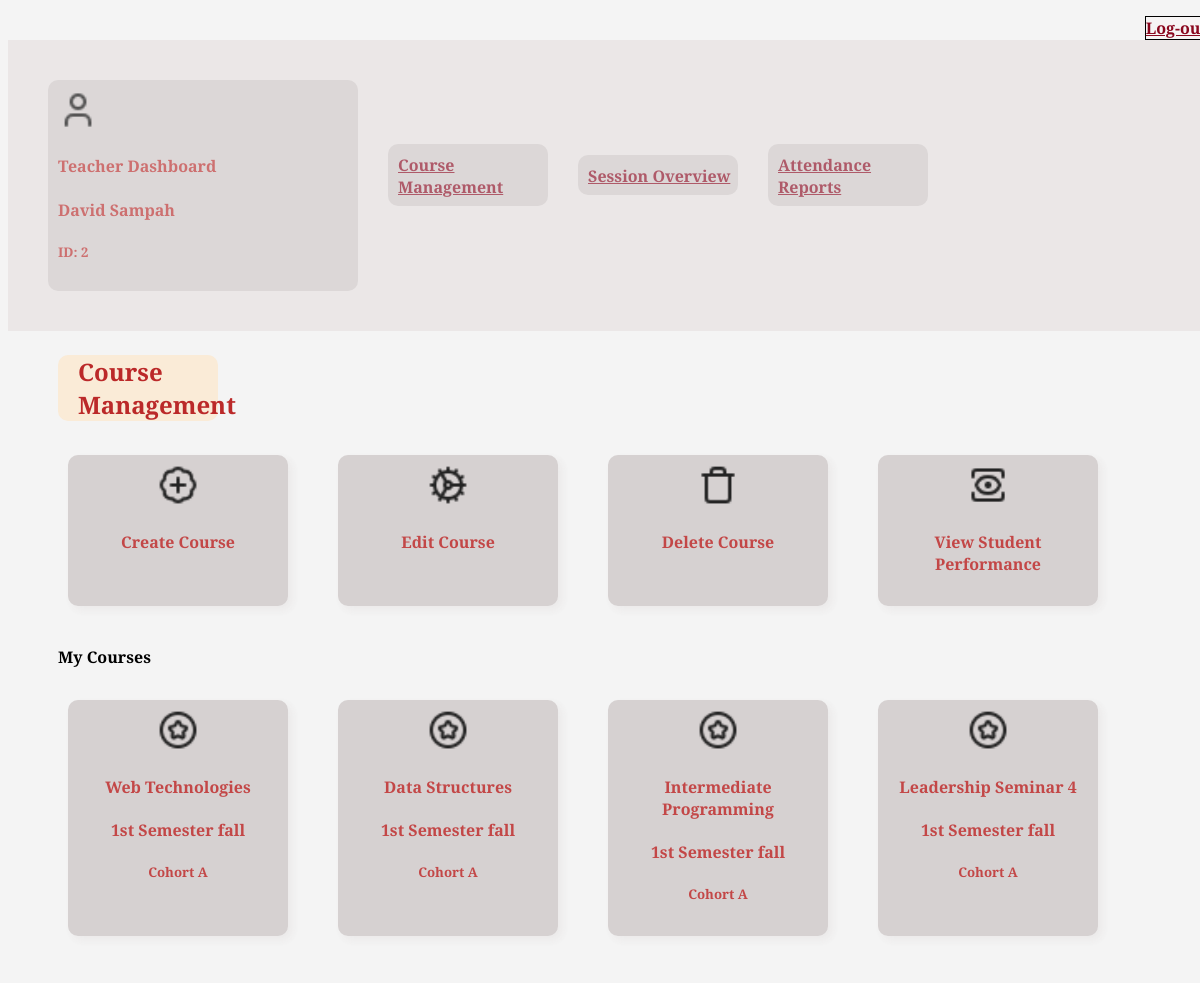
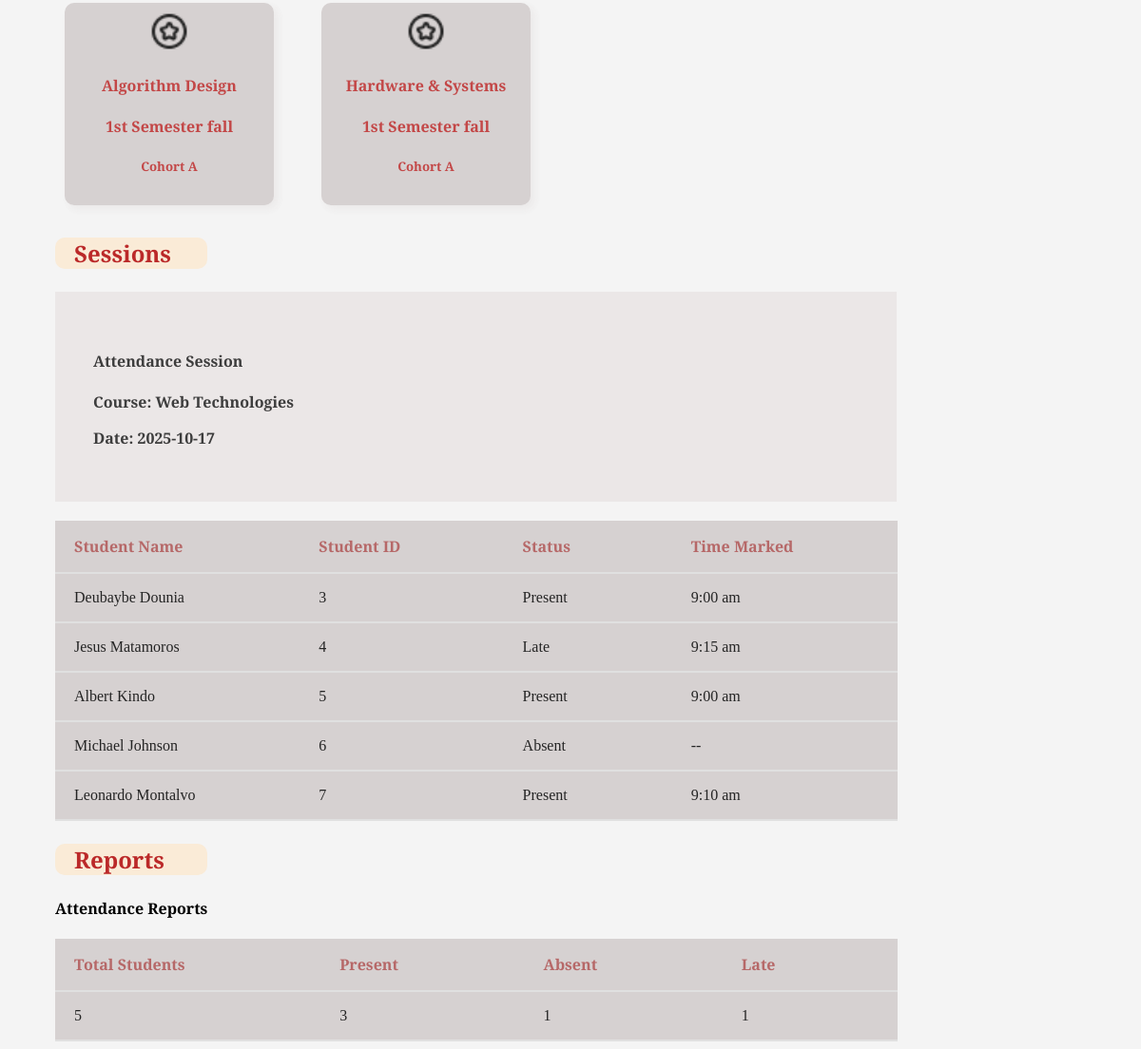
Page /php/teacher_dashboard.php (signed in) on the committed database (2 pictures, top to bottom).
### tables this page shows
CREATE TABLE IF NOT EXISTS courses (
    id INT PRIMARY KEY AUTO_INCREMENT,
    course_name VARCHAR(200) NOT NULL,
    semester VARCHAR(100) NOT NULL,
    cohort VARCHAR(50) NOT NULL,
    created_by INT,
    created_at TIMESTAMP DEFAULT CURRENT_TIMESTAMP,
    FOREIGN KEY (created_by) REFERENCES users(id)
);

CREATE TABLE IF NOT EXISTS sessions (
    id INT PRIMARY KEY AUTO_INCREMENT,
    course_id INT,
    session_date DATE NOT NULL,
    session_time TIME NOT NULL,
    hall VARCHAR(100),
    created_by INT,
    created_at TIMESTAMP DEFAULT CURRENT_TIMESTAMP,
    FOREIGN KEY (course_id) REFERENCES courses(id),
    FOREIGN KEY (created_by) REFERENCES users(id)
);

CREATE TABLE IF NOT EXISTS attendance (
    id INT PRIMARY KEY AUTO_INCREMENT,
    session_id INT,
    student_id INT,
    status ENUM('present', 'absent', 'late') NOT NULL,
    time_marked TIMESTAMP NULL,
    marked_by INT,
    FOREIGN KEY (session_id) REFERENCES sessions(id),
    FOREIGN KEY (student_id) REFERENCES users(id),
    FOREIGN KEY (marked_by) REFERENCES users(id),
    UNIQUE KEY unique_attendance (session_id, student_id)
);

CREATE TABLE IF NOT EXISTS users (
    id INT PRIMARY KEY AUTO_INCREMENT,
    first_name VARCHAR(100) NOT NULL,
    last_name VARCHAR(100) NOT NULL,
    email VARCHAR(150) UNIQUE NOT NULL,
    password_hash TEXT NOT NULL,
    role ENUM('student', 'teacher', 'fI') NOT NULL,
    created_at TIMESTAMP DEFAULT CURRENT_TIMESTAMP
);

### php/teacher_dashboard.php (the view, shortened to what this page needs)
<?php
include '../config/database.php';
$teacher_id = $_SESSION['user_id'];
$courses_query = "SELECT * FROM courses WHERE created_by = $teacher_id";
$courses_result = $connection->query($courses_query);
$session_query = "SELECT s.*, c.course_name
                 FROM sessions s
                 JOIN courses c ON s.course_id = c.id
                 WHERE s.created_by = $teacher_id
                 ORDER BY s.session_date DESC LIMIT 1";
$session_result = $connection->query($session_query);
$current_session = $session_result->fetch_assoc();
$attendance_data = [];
if ($current_session) {
    $session_id = $current_session['id'];
    $attendance_query = "SELECT a.*, u.first_name, u.last_name
                        FROM attendance a
                        JOIN users u ON a.student_id = u.id
                        WHERE a.session_id = $session_id";
    $attendance_result = $connection->query($attendance_query);
    while ($row = $attendance_result->fetch_assoc()) {
        $attendance_data[] = $row;
    }
}
$stats = ['total_students' => 0, 'present' => 0, 'absent' => 0, 'late' => 0];
if ($current_session) {
    $stats_query = "SELECT
        COUNT(DISTINCT student_id) as total_students,
        SUM(CASE WHEN status = 'present' THEN 1 ELSE 0 END) as present,
        SUM(CASE WHEN status = 'absent' THEN 1 ELSE 0 END) as absent,
        SUM(CASE WHEN status = 'late' THEN 1 ELSE 0 END) as late
        FROM attendance WHERE session_id = $session_id";
    $stats_result = $connection->query($stats_query);
    $stats = $stats_result->fetch_assoc();
}
?>
<!DOCTYPE html>
<html lang="en">
<head>
    <link rel="stylesheet" href="../css/teacher.css">
</head>
<body>
    <p><span style="float: right; border: 1px solid; z-index: 9999; position:relative; background-color: #f6f4f4;">
        <a href="logout.php">Log-out</a></span>
    </p>
    <div class="dashboard-container">
        <div class="user">
            <img src="../images/user.png" style="width:40px; height:40px;">
            <P><h4>Teacher Dashboard</h4></P>
            <p><h4><?php echo $_SESSION['user_name']; ?></h4></p>
            <p><h5>ID: <?php echo $_SESSION['user_id']; ?></h5></p>
        </div>
        <div class="navigation">
            <div class="nav">
                <a href="#courses">Course Management</a>
            </div>
            <div class="nav">
                <a href="#session">Session Overview</a>
            </div>
            <div class="nav">
                <a href="#report">Attendance Reports</a>
            </div>
        </div>
    </div>
    <div class="list" id="courses">
        <p><h3>Course Management</h3></p>
        <div class="cards">
            <div class="card" onclick="showCreateCourseForm()">
                <img src="../images/create.png" style="width:40px; height:40px;">
                <h4>Create Course</h4>
            </div>
            <div class="card" onclick="alert('Edit course - Coming soon')">
                <img src="../images/edit.png" style="width:40px; height:40px;">
                <h4>Edit Course</h4>
            </div>
            <div class="card" onclick="alert('Delete course - Coming soon')">
                <img src="../images/trash.png" style="width:40px; height:40px;">
                <h4>Delete Course</h4>
            </div>
            <div class="card" onclick="alert('View performance - Coming soon')">
                <img src="../images/view.png" style="width:40px; height:40px;">
                <h4>View Student Performance</h4>
            </div>
        </div>
        <div style="margin-top: 30px;">
            <h4>My Courses</h4>
            <div class="cards">
                <?php if ($courses_result->num_rows > 0): ?>
                    <?php while($course = $courses_result->fetch_assoc()): ?>
                    <div class="card">
                        <img src="../images/icon1.png" style="width:40px; height:40px;">
                        <h4><?php echo $course['course_name']; ?></h4>
                        <p><h4><?php echo $course['semester']; ?></h4></p>
                        <p><h5><?php echo $course['cohort']; ?></h5></p>
                    </div>
                    <?php endwhile; ?>
                <?php else: ?>
                    <p>No courses found. Create your first course!</p>
                <?php endif; ?>
            </div>
        </div>
    </div>
    <div class="list" id="session">
        <p><h3>Sessions</h3></p>
        <?php if ($current_session): ?>
        <div class="session">
            <h4>Attendance Session</h4>
            <p>Course: <?php echo $current_session['course_name']; ?></p>
            <p>Date: <?php echo $current_session['session_date']; ?></p>
        </div>
        <div>
            <table>
                <tr>
                    <th style="color: rgb(172, 80, 80);">Student Name</th>
                    <th style="color: rgb(172, 80, 80);">Student ID</th>
                    <th style="color: rgb(172, 80, 80);">Status</th>
                    <th style="color: rgb(172, 80, 80);">Time Marked</th>
                </tr>
                <?php foreach($attendance_data as $attendance): ?>
                <tr>
                    <td><?php echo $attendance['first_name'] . ' ' . $attendance['last_name']; ?></td>
                    <td><?php echo $attendance['student_id']; ?></td>
                    <td><?php echo ucfirst($attendance['status']); ?></td>
                    <td><?php echo $attendance['time_marked'] ? date('g:i a', strtotime($attendance['time_marked'])) : '--'; ?></td>
                </tr>
                <?php endforeach; ?>
            </table>
        </div>
        <?php else: ?>
        <p>No sessions found.</p>
        <?php endif; ?>
    </div>
    <div class="list" id="report">
        <p><h3>Reports</h3></p>
        <div>
            <p><h4>Attendance Reports</h4></p>
            <table>
                <tr>
                    <th style="color: rgb(172, 80, 80);">Total Students</th>
                    <th style="color: rgb(172, 80, 80);">Present</th>
                    <th style="color: rgb(172, 80, 80);">Absent</th>
                    <th style="color: rgb(172, 80, 80);">Late</th>
                </tr>
                <tr>
                    <td><?php echo $stats['total_students']; ?></td>
                    <td><?php echo $stats['present']; ?></td>
                    <td><?php echo $stats['absent']; ?></td>
                    <td><?php echo $stats['late']; ?></td>
                </tr>
            </table>
        </div>
    </div>
</body>
</html>

### css/teacher.css (style rules this page uses)
body { background-image: url(1.jpg); background-size: cover; font-family:alegreya ; background-color: #f4f4f4; width: 100%; }
.nav { display: inline-block ; padding-top: 10px; padding-left: 10px; padding-bottom: 8px; border-radius: 10px; align-items: center; background-color: #d1cbcb; opacity: 0.85; width : 150px; }
.dashboard-container { width: 94%; margin: 0px; margin-bottom: auto; padding: 40px; background-color: #e9e3e3; opacity: 0.75; display: flex; gap : 30px; flex-wrap: wrap; }
.user { text-align: left; padding-top: 10px; padding-left: 10px; padding-bottom: 8px; color: rgb(187, 41, 41); border-radius: 10px; align-items: center; background-color: #d1cbcb; opacity: 0.85; width : 300px; }
.list { padding-left: 50px; }
.cards { display: flex; gap: 30px; flex-wrap: wrap; }
.card { font-weight: bold; color :rgb(187, 41, 41); background-color: #d1cbcb; text-align: center; border-radius: 10px; padding: 10px; margin: 10px; width: 200px; box-shadow: 4px 4px 8px rgba(136, 115, 115, 0.1); opacity: 0.85; }
.session { width: 70%; margin: 0px; margin-bottom: auto; padding: 40px; background-color: #e9e3e3; opacity: 0.75; font-weight: bold; }
h3 { padding-left: 20px; border-radius: 10px; width: 140px; background-color: antiquewhite; padding-left: 20px; color: rgb(187, 41, 41); font-size: 150%; }
a { color: rgb(138, 7, 30); font-weight: bold; }
table { width : 77%; margin-top: 20px; background-color: #d1cbcb; border-collapse: collapse; opacity: 0.85; }
th, td { text-align: justify; padding-left: 20px; padding-bottom: 16px; padding-top: 16px; padding-right: 100px; border-bottom: 2px solid #ddd; }
.navigation { display: flex; gap: 30px; flex-wrap: wrap; padding-bottom: 20px; align-items: center; }

### rows in the picture
courses: course_name "Web Technologies", semester "1st Semester fall", cohort "Cohort A"
courses: course_name "Data Structures", semester "1st Semester fall", cohort "Cohort A"
courses: course_name "Intermediate Programming", semester "1st Semester fall", cohort "Cohort A"
courses: course_name "Leadership Seminar 4", semester "1st Semester fall", cohort "Cohort A"
courses: course_name "Algorithm Design", semester "1st Semester fall", cohort "Cohort A"
courses: course_name "Hardware & Systems", semester "1st Semester fall", cohort "Cohort A"
sessions: course.course_name "Web Technologies", session_date "2025-10-17"
attendance: student.first_name "Deubaybe", student.last_name "Dounia", student "3", status "Present", time_marked "9:00 am"
attendance: student.first_name "Jesus", student.last_name "Matamoros", student "4", status "Late", time_marked "9:15 am"
attendance: student.first_name "Albert", student.last_name "Kindo", student "5", status "Present", time_marked "9:00 am"
attendance: student.first_name "Michael", student.last_name "Johnson", student "6", status "Absent"
attendance: student.first_name "Leonardo", student.last_name "Montalvo", student "7", status "Present", time_marked "9:10 am"

### other values in the picture
$_SESSION['user_name'] "David Sampah"
$_SESSION['user_id'] "2"
$stats['total_students'] "5"
$stats['present'] "3"
$stats['absent'] "1"
$stats['late'] "1"
